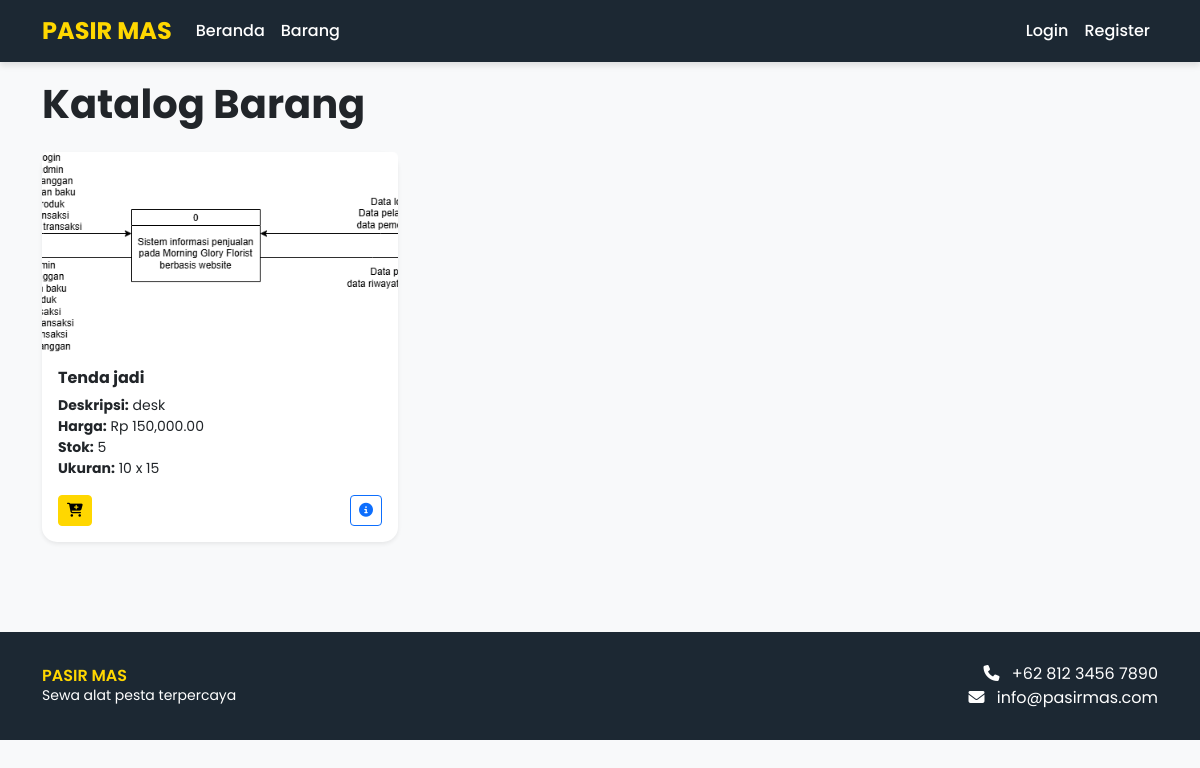
Before: /barang/ with the older database file.
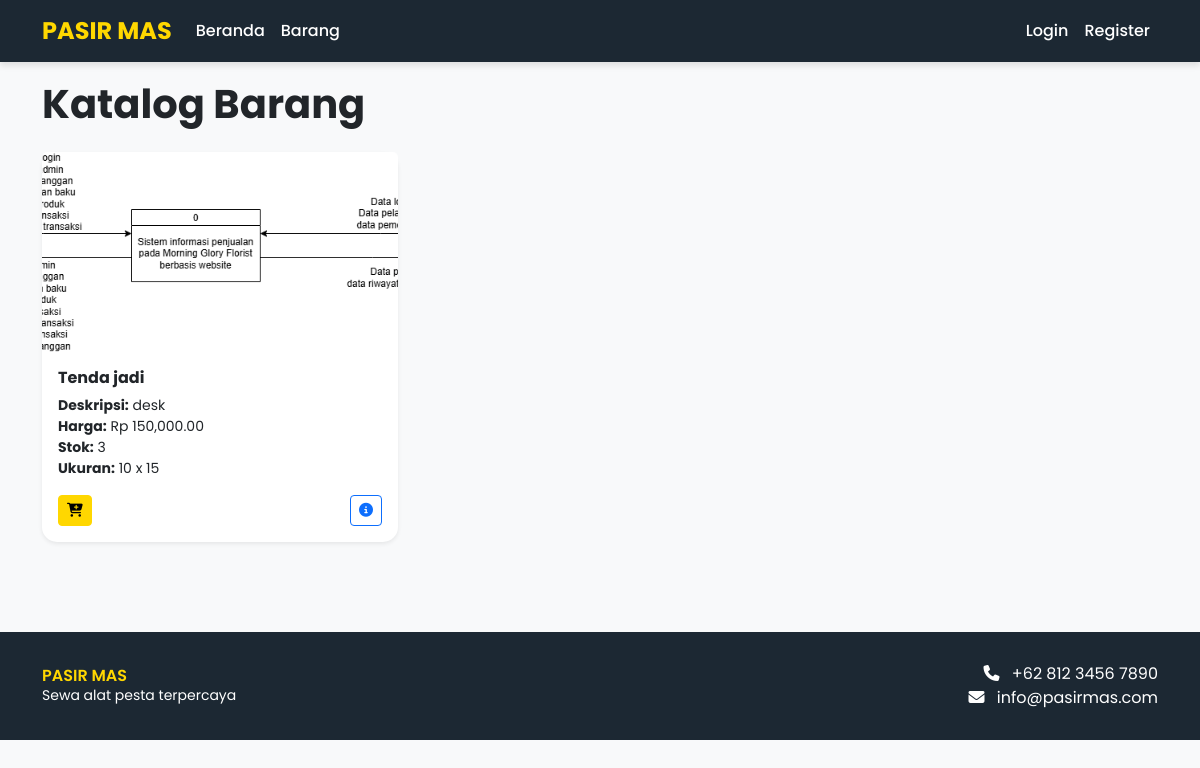
After: the same page with the newer database file.
### core/models.py (models this page shows, shortened)
class Barang(models.Model):
    idBarang = models.AutoField(primary_key=True)
    namaBarang = models.CharField(max_length=50)
    harga = models.DecimalField(max_digits=10, decimal_places=2)
    stok = models.PositiveIntegerField()
    deskripsi = models.CharField(max_length=200)
    ukuran = models.CharField(max_length=30)
    foto = models.ImageField(upload_to='foto_barang/',blank=True,null=True,verbose_name="Foto Produk")
    class Meta:
        verbose_name = "Barang"
        verbose_name_plural = "Barang"

### core/views.py (the view)
# urls.py: path('barang/', views.katalog_barang, name='katalog_barang'),
def katalog_barang(request):
    barang_list = Barang.objects.filter(stok__gt=0).order_by('namaBarang')
    context = {
        'barang_list': barang_list,
    }
    return render(request, 'pelanggan/barang.html', context)

### core/templates/pelanggan/barang.html (shortened to what this page needs)
{% extends 'pelanggan/base.html' %}
{% load humanize %}
{% block content %}
<div class="row">
    <div class="col-12">
        <h1 class="mb-4 fw-bold text-navy">Katalog Barang</h1>
    </div>
</div>
{% if barang_list %}
    <div class="row">
        {% for barang in barang_list %}
            <div class="col-md-4 col-sm-6 mb-4">
                <div class="card h-100 border-0 shadow-sm">
                    {% if barang.foto %}
                        <img src="{{ barang.foto.url }}" class="card-img-top"
                            alt="{{ barang.namaBarang }}" style="height: 200px; object-fit: cover;">
                    {% else %}
                        <div class="card-img-top bg-light d-flex align-items-center justify-content-center"
                            style="height: 200px;">
                            <i class="fas fa-image fa-3x text-muted"></i>
                        </div>
                    {% endif %}
                    <div class="card-body d-flex flex-column">
                        <h5 class="card-title fw-bold fs-6">{{ barang.namaBarang }}</h5>
                        <p class="card-text small">
                            <strong>Deskripsi:</strong> {{ barang.deskripsi }}<br>
                            <strong>Harga:</strong> Rp {{ barang.harga|intcomma }}<br>
                            <strong>Stok:</strong> {{ barang.stok }}<br>
                            <strong>Ukuran:</strong> {{ barang.ukuran }}
                        </p>
                        <div class="mt-auto d-flex justify-content-between">
                            {% if request.session.pelanggan_id %}
                                <form method="post" action="{% url 'add_to_cart' barang.idBarang %}" class="me-1">
                                    {% csrf_token %}
                                    <input type="hidden" name="quantity" value="1">
                                    <button class="btn btn-sm btn-yellow" type="submit" title="Tambah ke Keranjang">
                                        <i class="fas fa-cart-plus"></i>
                                    </button>
                                </form>
                            {% else %}
                                <a href="{% url 'login_pelanggan' %}" class="btn btn-sm btn-yellow me-1" title="Login untuk menambah ke keranjang">
                                    <i class="fas fa-cart-plus"></i>
                                </a>
                            {% endif %}
                            <button class="btn btn-sm btn-outline-primary" data-bs-toggle="modal"
                                    data-bs-target="#productModal{{ barang.idBarang }}" title="Detail Produk">
                                <i class="fas fa-info-circle"></i>
                            </button>
                        </div>
                    </div>
                </div>
            </div>
        {% endfor %}
    </div>
{% else %}
    <div class="alert alert-info text-center">
        <h4><i class="fas fa-info-circle me-2"></i>Tidak ada produk tersedia</h4>
        <p>Mohon maaf, saat ini belum ada produk yang tersedia. Silakan periksa kembali nanti.</p>
    </div>
{% endif %}
{% endblock %}

Changed rows visible on the page:
changed Barang "Tenda jadi": stok "5" → "3"
